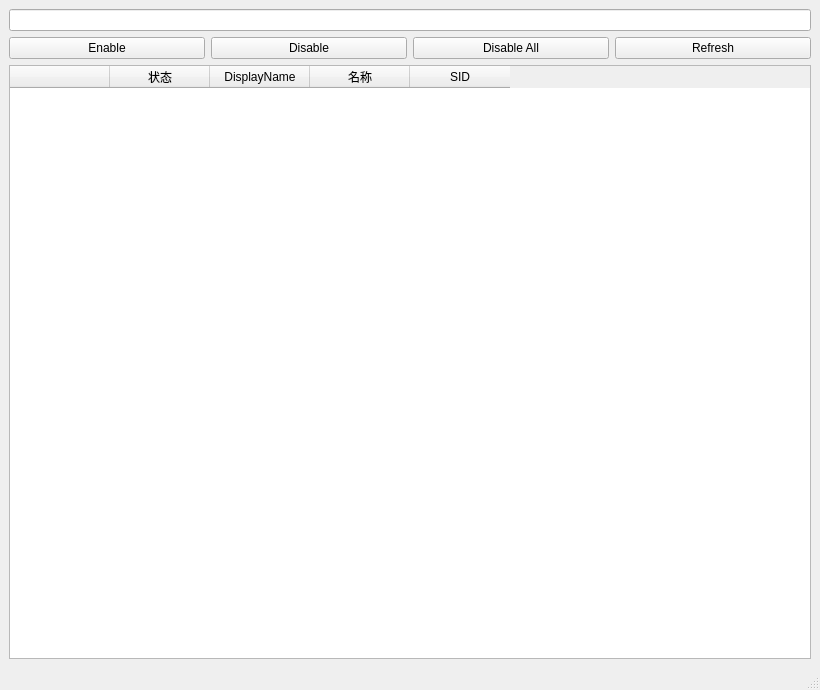
<?xml version="1.0" encoding="UTF-8"?>
<ui version="4.0">
 <class>MainWindow</class>
 <widget class="QMainWindow" name="MainWindow">
  <property name="geometry">
   <rect>
    <x>0</x>
    <y>0</y>
    <width>820</width>
    <height>690</height>
   </rect>
  </property>
  <property name="windowTitle">
   <string>uwp_loopback | for 晨晨</string>
  </property>
  <widget class="QWidget" name="centralwidget">
   <layout class="QGridLayout" name="gridLayout">
    <item row="0" column="0" colspan="4">
     <widget class="QLineEdit" name="lineEdit">
      <property name="readOnly">
       <bool>true</bool>
      </property>
     </widget>
    </item>
    <item row="1" column="0">
     <widget class="QPushButton" name="pushButton">
      <property name="text">
       <string>Enable</string>
      </property>
     </widget>
    </item>
    <item row="1" column="1">
     <widget class="QPushButton" name="pushButton_2">
      <property name="text">
       <string>Disable</string>
      </property>
     </widget>
    </item>
    <item row="1" column="2">
     <widget class="QPushButton" name="pushButton_3">
      <property name="text">
       <string>Disable All</string>
      </property>
     </widget>
    </item>
    <item row="1" column="3">
     <widget class="QPushButton" name="pushButton_4">
      <property name="text">
       <string>Refresh</string>
      </property>
     </widget>
    </item>
    <item row="2" column="0" colspan="4">
     <widget class="QTableWidget" name="tableWidget">
      <attribute name="horizontalHeaderDefaultSectionSize">
       <number>100</number>
      </attribute>
      <attribute name="verticalHeaderVisible">
       <bool>false</bool>
      </attribute>
      <column>
       <property name="text">
        <string/>
       </property>
      </column>
      <column>
       <property name="text">
        <string>状态</string>
       </property>
      </column>
      <column>
       <property name="text">
        <string>DisplayName</string>
       </property>
      </column>
      <column>
       <property name="text">
        <string>名称</string>
       </property>
      </column>
      <column>
       <property name="text">
        <string>SID</string>
       </property>
      </column>
     </widget>
    </item>
   </layout>
  </widget>
  <widget class="QStatusBar" name="statusbar"/>
  <widget class="QMenuBar" name="menuBar">
   <property name="geometry">
    <rect>
     <x>0</x>
     <y>0</y>
     <width>820</width>
     <height>22</height>
    </rect>
   </property>
  </widget>
 </widget>
 <resources/>
 <connections/>
</ui>
